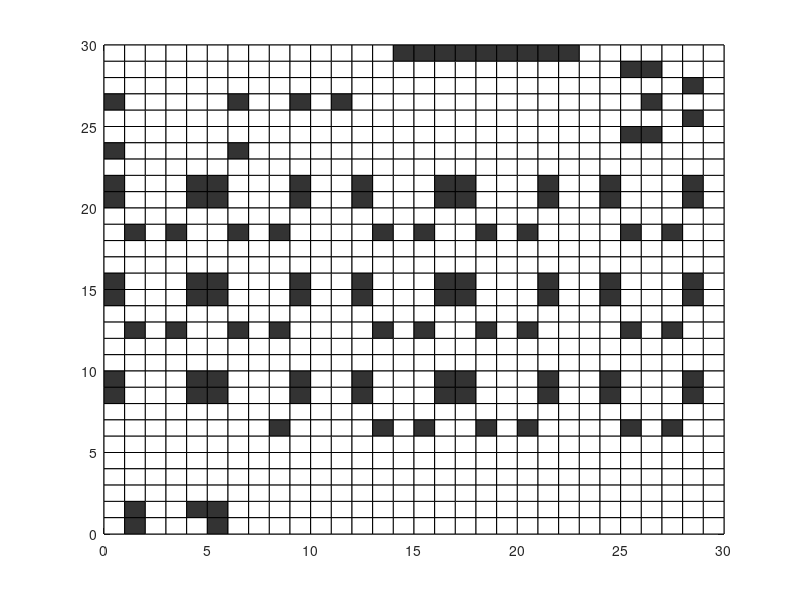

The MATLAB script that drew this image: (Note: this script raises an error after producing the figure.)
clc
clear
close all
% 返回深度优先搜索实现全覆盖的运行次数
%将栅格模型的每一个栅格看成一个点
%实际中栅格模型是连续的，在计算机处理时看作离散的
%将栅格模型抽象为标识矩阵，矩阵对应位置的标记表示栅格对应位置的状态
%0表示对应位置无障碍物，1表示对应位置是障碍物
%参数设置
%% 定义变量
% axisStart = [0 0 0];
% axisLWH = [30 30 10];
% 
% %定义障碍物
% cubeInfo.exist = 0;
% cubeInfo = createCubeObject(cubeInfo);       %创建长方体障碍物信息
size1 = 1; %扫地机器人的尺寸
map_x = 30; %房间的尺寸
map_y = 30;
Xdestination = 24.5;%设置充电地点
Ydestination = 29.5;
A_temp = [Xdestination-0.5;Xdestination-0.5;Xdestination+0.5;Xdestination+0.5];%将路径终点设置为深绿色
B_temp = [Ydestination-0.5;Ydestination+0.5;Ydestination+0.5;Ydestination-0.5];
save datA A_temp
save datB B_temp
%{
%生成地图网格对应的标识矩阵
% tag = zeros(map_x, map_y);
%随机生成障碍物，也是通过矩阵生成
% G = barrier_generate(tag);
% G(1,1) = 0;
% save('D:\Desktop\saodi\map30.mat','G');%将生成的随机地图以mat格式保存到本地，这个路径需改为自己电脑的路径和其他代码放一起
%}
%% 调用地图
 load map0.mat
 P = rot90(G,3);%将覆盖算法识别矩阵逆时针旋转270，以保证和蚁群构造同一地图
%% 蚁群
h=rot90(abs(peaks(30)));
global MM
global Dir 
global Lgrid 
%Lgrid = input('请输入栅格粒径：');
Lgrid = 1;
MM=size(G,1);  %MM为矩阵维数
% figure(1);
for i=1:MM
  for j=1:MM
  x1=(j-1)*Lgrid;y1=(MM-i)*Lgrid; 
  x2=j*Lgrid;y2=(MM-i)*Lgrid; 
  x3=j*Lgrid;y3=(MM-i+1)*Lgrid; 
  x4=(j-1)*Lgrid;y4=(MM-i+1)*Lgrid; 
  %f=(max(max(h))-h(i,j))/max(max(h));
    if G(i,j)==1 
        fill([x1,x2,x3,x4],[y1,y2,y3,y4],[0.2,0.2,0.2]); hold on %栅格为1，填充为黑色
    else 
        fill([x1,x2,x3,x4],[y1,y2,y3,y4],[1,1,1]); hold on %栅格为0，填充为白色
    end 
  end 
end
axis([0,MM*Lgrid,0,MM*Lgrid]) 
grid on
%}
%% 扫地
%构建图的邻接压缩表
 b = graph_convert(P);
 [re, node_num] = DFS(b, P);
 step_num_plan = length(re);
 result_display(re, P);%展示扫地函数
%进行随机碰撞过程展示
%step_num_random = random_display(Tag, node_num);%出第二个图
%% 初始化地图信息
%{
Xinitial = input('请输入初始点的X坐标：');
Yinitial = input('请输入初始点的Y坐标：');
%}
load datx x0
load daty y0
Xinitial = x0;
Yinitial = y0;
[initial ij_initial]= modify(Xinitial,Yinitial);
if max(ij_initial)>MM||G(ij_initial(1),ij_initial(2))==1
    error('初始点不能设在障碍物上或超出范围');
end
%{
Xdestination = input('请输入目标点的X坐标：');
Ydestination = input('请输入目标点的Y坐标：');
%}
Xdestination = 24.5;%设置充电地点
Ydestination = 29.5;
[destination ij_destination]= modify(Xdestination,Ydestination);
if max(ij_destination)>MM||G(ij_destination(1),ij_destination(2))==1
    error('目标点不能设在障碍物上或超出范围');
end
%% 计算距离启发矩阵dis
dis = zeros(MM,MM);
for i=1:MM
  for j=1:MM
   x = (j-0.5)*Lgrid;
   y = (MM-i+0.5)*Lgrid;
   dis(i,j) = sqrt(sum(([x y]-destination).^2));
  end
end
%% 计算距离转移矩阵D
D=zeros(MM^2,8);   %行号表示栅格标号，列号表示邻接的8个方向的栅格号
Dir = [-MM-1,-1,MM-1,MM,MM+1,1,1-MM,-MM];
 for i = 1:MM^2     %8方向转移距离矩阵初步构建
     Dirn = Dir+i;
     if G(i)==1
             D(i,:)=inf;
             continue
     end
         for j = 1:8
             if  Dirn(j)<=0||Dirn(j)>MM^2        %出界的情况，暂且为0
                 continue 
             end
             if G(Dirn(j))==1
                 D(i,j) = inf;
             elseif mod(j,2)==0         %偶数方向为上下左右方向
                 D(i,j) = 1;
             elseif j==1 %左上方向的情况，保证路线不会擦障碍物边沿走过
                 if (G(Dirn(2))+G(Dirn(8))==0)
                   D(i,j) = 1.4; 
                 else
                   D(i,j) = inf;   
                 end
             elseif (Dirn(j-1)<=0||Dirn(j-1)>MM^2)||(Dirn(j+1)<=0||Dirn(j+1)>MM^2)%排除掉垂直方向的栅格出界的情况
                 continue
             elseif G(Dirn(j-1))+G(Dirn(j+1))==0    %其余三个斜方向
                 D(i,j) = 1.4;
             else
                 D(i,j) = inf;
             end
         end
     
 end
%% 创造边界
 num = 1:MM^2;
 obs_up = find(mod(num,MM)==1);
 obs_up = obs_up(2:end-1);
 D(obs_up,[1,2,3])=inf;
 obs_down = find(mod(num,MM)==0);
 obs_down = obs_down(2:end-1);
 D(obs_down,[5,6,7])=inf;
 D(2:MM-1,[1,7,8]) = inf;
 D(MM^2-MM+2:MM^2-1,[3,4,5])=inf;
 D(1,[1,2,3,7,8])=inf;
 D(MM,[1,5,6,7,8])=inf;
 D(MM^2-MM+1,[1,2,3,4,5])=inf;
 D(MM^2,[3,4,5,6,7])=inf;
%% 参数初始化
tic
NC_max=30; m=35; t=8; Rho=0.1; Q=100; Omega=10; Mu=2; Lambda=2;
%% 绘制找到的最优路径
[R_best,F_best,L_best,T_best,L_ave,Shortest_Route,Shortest_Length]=standard(D,initial,destination,dis,h,NC_max,m,t,Rho,Omega,Mu,Lambda,Q); %函数调用
%绘制找到的最优路径
j = ceil(Shortest_Route/MM);
i = mod(Shortest_Route,MM);
i(i==0) = MM;
x = (j-0.5)*Lgrid;
y = (MM-i+0.5)*Lgrid;
x = [initial(1) x destination(1)];
y = [initial(2) y destination(2)];
figure(1);
plot(x,y,'-g','LineWidth',2);
xlabel('x'); ylabel('y'); title('最佳路径');
% colorMatCube = [0.2 0.2 0.2];
% pellucidity = 0.5;    %透明度
% hold on;
% drawCubeObject(cubeInfo,colorMatCube,pellucidity);     %画长方体障碍物
% view(3)
% grid on;
% axis equal;
% axis([0 30 0 30 0 10])
% xlabel('x')
% ylabel('y')
% zlabel('z')
grid on 
toc  %计算运行时间
%% 绘制收敛曲线
%{
figure(2); iter=1:length(L_best);
plot(iter,L_best,'-b','LineWidth', 1)
xlabel('迭代次数'); ylabel('各代最佳路线的长度'); 
axis([0,NC_max,25,90]);
grid on;hold on
figure(3); iter=1:length(L_best);
plot(iter,F_best*100,'-b','LineWidth',1)
xlabel('迭代次数'); ylabel('各代最佳路线的高度均方差*100'); 
axis([0,NC_max,0,30]);
grid on;hold on
figure(4); iter=1:length(L_best);
plot(iter,T_best,'-b','LineWidth',1)
xlabel('迭代次数'); ylabel('各代最佳路线的转弯次数'); 
axis([0,NC_max,5,50]);
grid on;hold on
toc
%}
